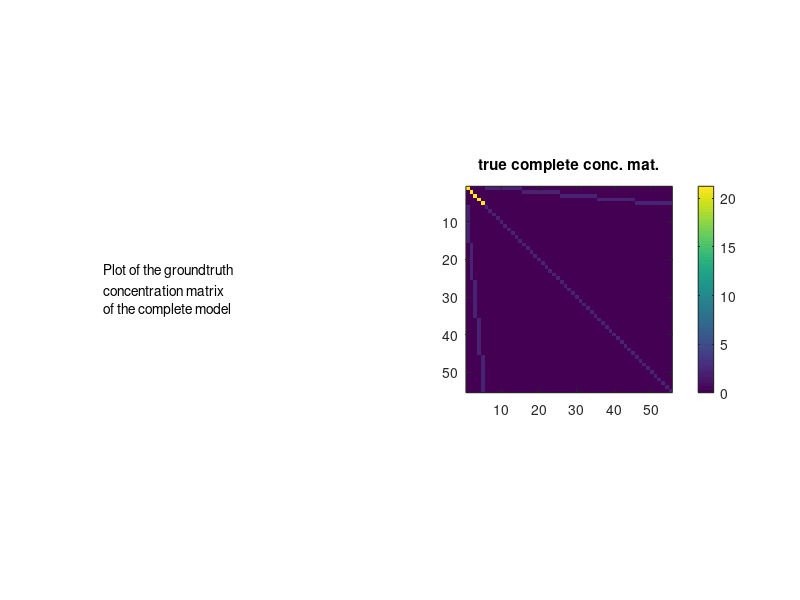
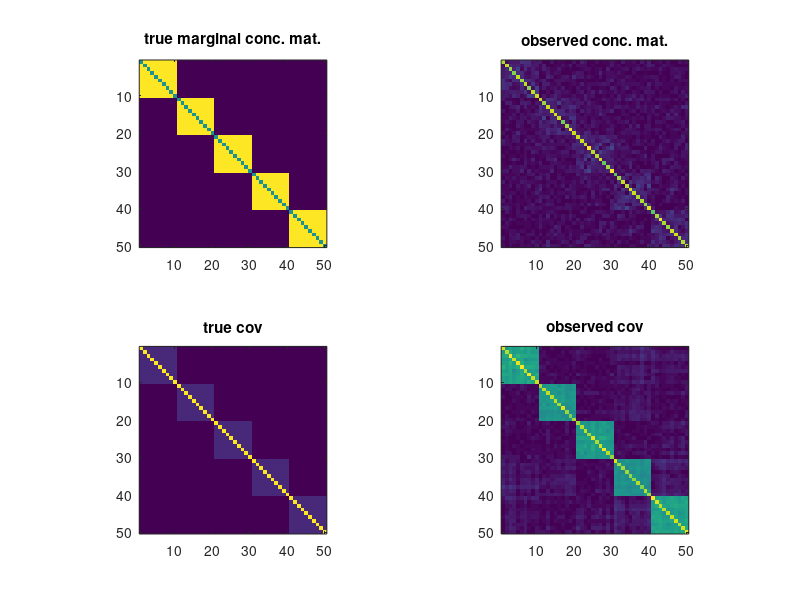

Source code (MATLAB) for these figures, in order:
% Toy example
% with three blocks of size 5

clear all; clc; close all;
%% settings

n=500; % number of samples

k=10;  %size of the block
B=5;   %nb of blocks

pl=B; % number of latept variables
po=k*B;% number of observed variables

pt=po+pl;
sigma2l=.8;
sigma2lo=.5;

% slo=.2; % level of sparsity on latent-observed block of conceptration mat
% soo=.2; % level of sparsity on latent-observed block of conceptration mat
Doo=eye(po)/sigma2lo;
Dol=zeros(po,pl);
for i=1:B
    i1=k*(i-1)+1;
    i2=i1+k-1;
    Dol(i1:i2,i)=ones(k,1);
end
Dol=-Dol/sigma2lo;
Dll=eye(pl)*(1/sigma2l+k/sigma2lo);

%% construction of the conceptration matrix
Dfull=zeros(pt);
Dfull(1:pl,1:pl)=Dll;
Dfull((pl+1):pt,(pl+1):pt)=Doo;
Dfull(1:pl,(pl+1):pt)=Dol';
Dfull((pl+1):pt,1:pl)=Dol;

Dfull=.5*(Dfull+Dfull');
Dmargo=Doo-Dol*Dol';


descr = {'Plot of the groundtruth '
    'concentration matrix';
    'of the complete model'};

figure(1);clf;
subplot(1,2,1)
axis off;
text(0,.5,descr)
pbaspect([1 1 1]);
subplot(1,2,2)
imagesc(abs(Dfull));
colorbar;
pbaspect([1 1 1]);
title('true complete conc. mat.');

if eigs(Dfull,1,'sa')<0
    error('The conceptration matrix of the complete model is not PSD \n')
end

%% sampling data
mu=zeros(1,pt); % vector of means
Xfull=mvnrnd(mu, inv(Dfull), n)';
X=Xfull((pl+1):pt,:);
S=cov(X');
% S=inv(Dmargo);

%% plotting

figure(2);clf;
subplot(2,2,1);
imagesc(abs(Dmargo));
pbaspect([1 1 1]);
title('true marginal conc. mat.');
subplot(2,2,2);
imagesc(abs(inv(S)));
pbaspect([1 1 1]);
title('observed conc. mat.');
subplot(2,2,3);
imagesc(abs(inv(Dmargo)));
pbaspect([1 1 1]);
title('true cov');
subplot(2,2,4);
imagesc(abs(S));
pbaspect([1 1 1]);
title('observed cov');


 